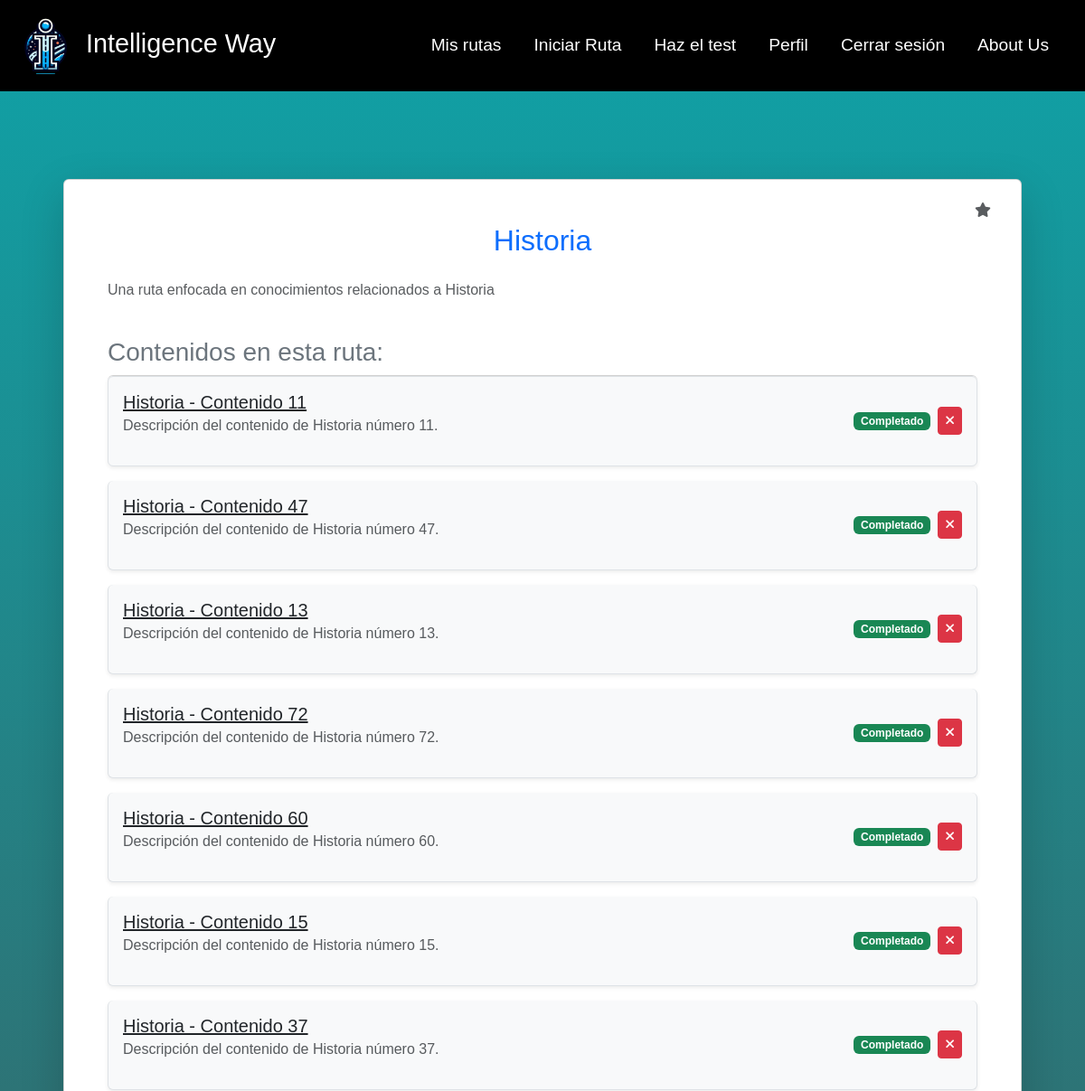
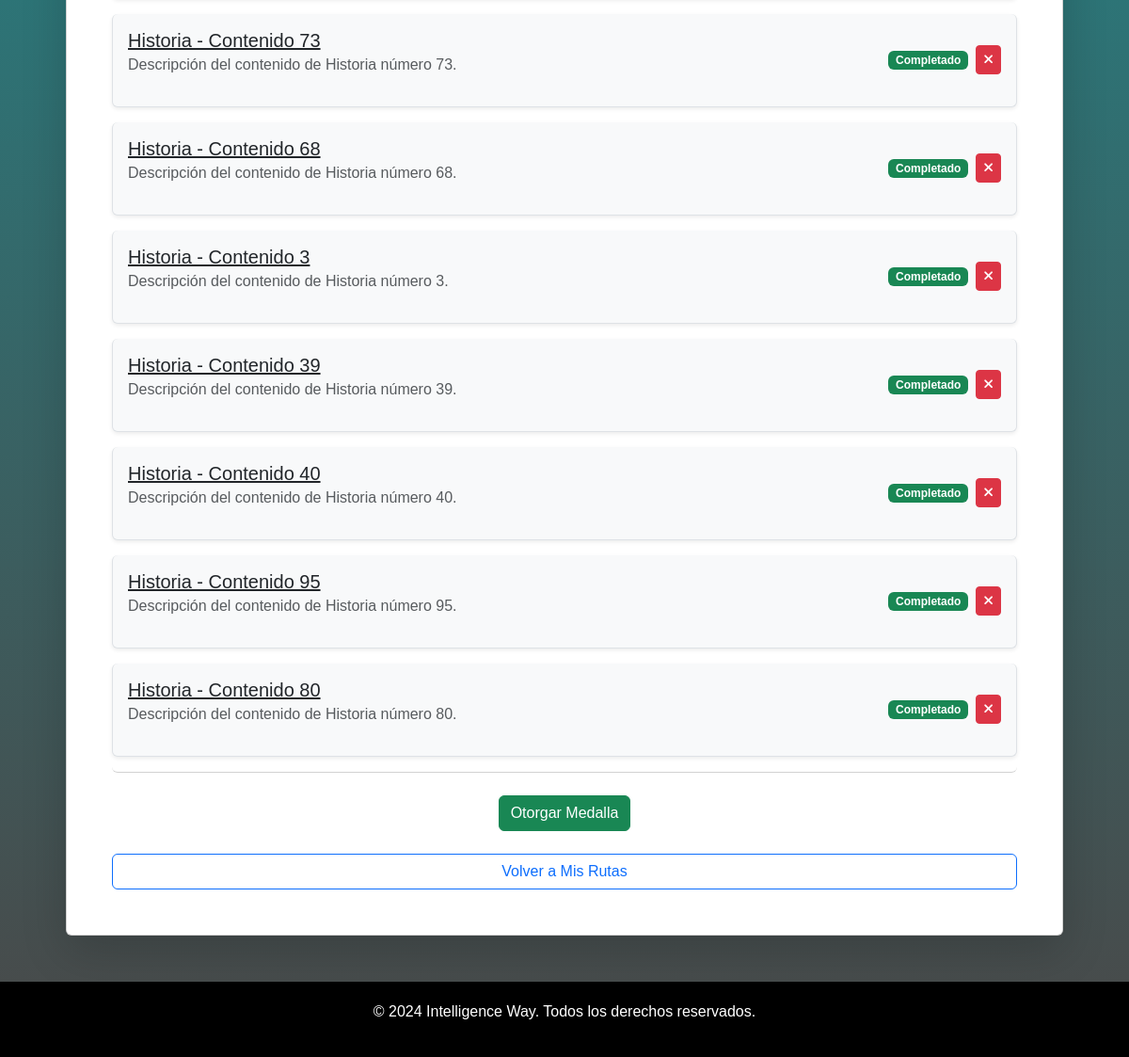
The page /route/my-routes/57/ (signed in) on the database its author committed (2 pictures, top to bottom).
### route/models.py (models this page shows, shortened)
class RutaAprendizaje(models.Model):
    title = models.CharField(max_length=100)
    description = models.TextField(max_length=255)
    usuario = models.ForeignKey(User, on_delete=models.CASCADE)
    contenidos = models.ManyToManyField(Contenido, through='ProgresoContenido', related_name='rutas')
    completado = models.BooleanField(default=False)

class Contenido(models.Model):
    NIVEL_DIFICULTAD = [
        (1, 'Introductorio'),
        (2, 'Principiante-Básico'),
        (3, 'Principiante-Intermedio'),
        (4, 'Intermedio'),
        (5, 'Intermedio-Avanzado'),
        (6, 'Avanzado'),
        (7, 'Muy Avanzado'),
        (8, 'Experto'),
    ]
    title = models.CharField(max_length=100)
    autor = models.ForeignKey(Autor, default="Autor borrado", on_delete=models.SET_DEFAULT)
    tags = models.ManyToManyField(Tag, default="Tag borrado")
    duracion = models.IntegerField()
    tipoDeContenido = models.IntegerField()
    link = models.CharField(max_length=255)
    description = models.TextField(max_length=255)
    nivel = models.IntegerField(choices=NIVEL_DIFICULTAD)
    contenidosPrevios = models.ManyToManyField('self', blank=True)
    imagen = models.ImageField(
        upload_to='IntelligenceWay/static/contenidos/img/',
        null=True, blank=True,
    )

### route/views.py (the view)
# urls.py: path('my-routes/<int:pk>/', views.RutaDetail.as_view(), name='ruta_detail'),
class RutaDetail(LoginRequiredMixin, DetailView):
    model = RutaAprendizaje
    template_name = 'ruta_detail.html'
    context_object_name = 'route'
    def get_context_data(self, **kwargs):
        context = super().get_context_data(**kwargs)
        context['contenidos'] = self.object.contenidos.all()
        progreso_dict = {}
        for contenido in context['contenidos']:
            progreso = ProgresoContenido.objects.filter(usuario=self.request.user, contenido=contenido).first()
            if progreso:
                progreso_dict[contenido.id] = progreso.completado  # Solo guarda el estado de completado
            else:
                progreso_dict[contenido.id] = False  # Si no hay progreso, se considera no completado
        context['progreso_dict'] = progreso_dict
        todos_completados = all(progreso_dict.get(contenido.id, False) for contenido in context['contenidos'])
        context['todos_completados'] = todos_completados  # Agregar la variable al contexto
        favorito = Favorito.objects.filter(usuario=self.request.user).first()
        idRuta = self.get_object().id
        ruta_actual = RutaAprendizaje.objects.get(id=idRuta)
        if favorito and ruta_actual in favorito.lista.all():
            contenido_en_favoritos = True
        else:
            contenido_en_favoritos = False
        context['contenido_en_favoritos'] = contenido_en_favoritos
        return context

### route/templatetags/custom_filters.py (called while the page is built)
@register.filter
def get_item(dictionary, key):
    return dictionary.get(key)

### route/templates/ruta_detail.html (shortened to what this page needs)
{% extends "base.html" %}
{% load custom_filters %}
{% load static %}
{% block content %}
<link rel="stylesheet" href="{% static 'css/modal.css' %}">
<link href="https://cdnjs.cloudflare.com/ajax/libs/font-awesome/6.0.0-beta3/css/all.min.css" rel="stylesheet">
<div class="container mt-5">
    <div class="card shadow-lg p-5">
        <h2 class="mb-4 text-center text-primary">{{ route.title }}</h2>
        <div style="position: absolute; top: 15px; right: 20px;">
            <form action="{% url 'agregar_a_favoritos' ruta_id=route.id %}" method="post">
                <button type="submit" class="btn btn-link">
                    <i class="fas fa-star {% if contenido_en_favoritos %}text-warning{% else %}text-muted{% endif %}"></i>
                </button>
            </form>
        </div>
        <p class="text-muted">{{ route.description }}</p>
        <h3 class="mt-4 text-secondary">Contenidos en esta ruta:</h3>
        <ul class="list-group">
            {% for contenido in contenidos %}
                <li class="list-group-item d-flex justify-content-between align-items-center mb-3 rounded shadow-sm p-3" style="background-color: #f8f9fa;">
                    <div>
                        <a href="{% url 'contenido_detail' contenido.id %}" class="h5 text-dark">{{ contenido.title }}</a>
                        <p class="text-muted">{{ contenido.description }}</p>
                    </div>
                    <div class="d-flex align-items-center">
                        {% if progreso_dict|get_item:contenido.id %}
                            <span class="badge bg-success">Completado</span>
                            <form action="{% url 'actualizar_progreso_contenido' route.id contenido.id %}" method="post" style="display:inline;">
                                <button type="submit" class="btn btn-sm btn-danger ms-2" title="Desmarcar">
                                    <i class="fas fa-times"></i>
                                </button>
                            </form>
                        {% else %}
                            <button onclick="openModal('{{ route.id }}', '{{ contenido.id }}')" class="btn btn-sm btn-primary">Marcar como completado</button>
                        {% endif %}
                    </div>
                </li>
            {% empty %}
                <li class="list-group-item text-center">No hay contenidos en esta ruta de aprendizaje.</li>
            {% endfor %}
        </ul>
        {% if todos_completados %}
            <div class="text-center mt-4">
                <a href="{% url 'otorgar_medalla' route.id %}" class="btn btn-success">Otorgar Medalla</a>
            </div>
        {% endif %}
        <a href="{% url 'my_routes' %}" class="btn btn-outline-primary mt-4">Volver a Mis Rutas</a>
    </div>
</div>
{% endblock %}

### IntelligenceWay/static/css/styles.css (style rules this page uses)
body { font-family: Arial, sans-serif; margin: 0; color: #2B2D42; background: linear-gradient(to bottom, rgb(15, 162, 167), rgba(0, 0, 0, 0.712)); height: 100%; margin: 0; }
.container { width: 100%; height: 100%; padding: 20px; }

### rows shown on the page
RutaAprendizaje: title "Historia", description "Una ruta enfocada en conocimientos relacionados a Historia"
Contenido: title "Historia - Contenido 11", description "Descripción del contenido de Historia número 11.", shows "Completado"
Contenido: title "Historia - Contenido 47", description "Descripción del contenido de Historia número 47.", shows "Completado"
Contenido: title "Historia - Contenido 13", description "Descripción del contenido de Historia número 13.", shows "Completado"
Contenido: title "Historia - Contenido 72", description "Descripción del contenido de Historia número 72.", shows "Completado"
Contenido: title "Historia - Contenido 60", description "Descripción del contenido de Historia número 60.", shows "Completado"
Contenido: title "Historia - Contenido 15", description "Descripción del contenido de Historia número 15.", shows "Completado"
Contenido: title "Historia - Contenido 37", description "Descripción del contenido de Historia número 37.", shows "Completado"
Contenido: title "Historia - Contenido 73", description "Descripción del contenido de Historia número 73.", shows "Completado"
Contenido: title "Historia - Contenido 68", description "Descripción del contenido de Historia número 68.", shows "Completado"
Contenido: title "Historia - Contenido 3", description "Descripción del contenido de Historia número 3.", shows "Completado"
Contenido: title "Historia - Contenido 39", description "Descripción del contenido de Historia número 39.", shows "Completado"
Contenido: title "Historia - Contenido 40", description "Descripción del contenido de Historia número 40.", shows "Completado"
Contenido: title "Historia - Contenido 95", description "Descripción del contenido de Historia número 95.", shows "Completado"
Contenido: title "Historia - Contenido 80", description "Descripción del contenido de Historia número 80.", shows "Completado"
